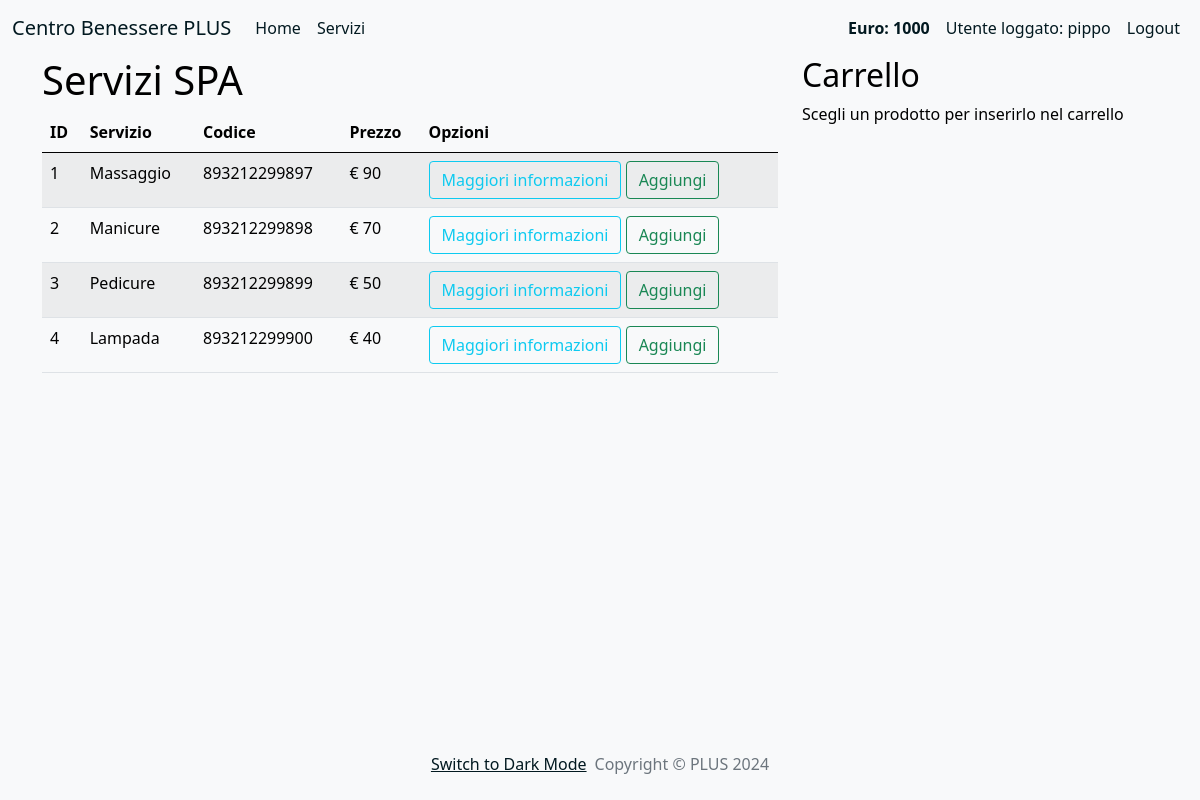
Screenshot of /market (signed in) with the database file from the repository.
### negozio/models.py (models this page shows, shortened)
class Utente(db.Model, UserMixin):
    __tablename__ = 'Utente'
    id = db.Column(db.Integer(), primary_key=True)
    username = db.Column(db.String(length=30), nullable=False, unique=True)
    email_address = db.Column(db.String(length=50), nullable=False, unique=True)
    password_hash = db.Column(db.String(length=60), nullable=False)
    budget = db.Column(db.Integer(), nullable=False, default=1000)
    @property
    def password(self):
        return self.password

class Prodotto(db.Model):
    __tablename__ = 'Prodotto'
    id = db.Column(db.Integer(), primary_key=True)
    servizio = db.Column(db.String(length=30), nullable=False, unique=True)
    codice = db.Column(db.String(length=12), nullable=False, unique=True)
    prezzo = db.Column(db.Integer(), nullable=False)
    descrizione = db.Column(db.String(length=1024), nullable=False, unique=True)

### negozio/routes.py (the view, shortened to what this page needs)
@app.route('/market', methods=['GET', 'POST'])
@login_required
def market():
    purchase_form = PurchaseItemForm()
    selling_form = SellItemForm()
    if request.method == "GET":
        items = Prodotto.query.all()
        query = db.session.query(Prodotto.id, Prodotto.servizio, Prodotto.codice, Prodotto.prezzo, Acquisto.qta) \
            .join(Acquisto, Acquisto.prodotto_id == Prodotto.id) \
            .join(Utente, Utente.id == Acquisto.utente_id) \
            .filter(Utente.id == current_user.id)
        owned_items = query.all()
        return render_template('market.html', items=items, purchase_form=purchase_form, owned_items=owned_items, selling_form=selling_form)

### negozio/models.py (called while the page is built)
@login_manager.user_loader
def load_user(user_id):
    return Utente.query.get(int(user_id))

### negozio/templates/market.html (shortened to what this page needs)
{% extends "home.html" %}
{% block content %}
<div class="container">
  <div class="row">
    <div class="col-8">
      <h1>Servizi SPA</h1>
      <table class="table table-striped table-hover">
        <thead>
          <tr>
            <th>ID</th>
            <th>Servizio</th>
            <th>Codice</th>
            <th>Prezzo</th>
            <th>Opzioni</th>
          </tr>
        </thead>
        <tbody>
          {% for item in items %}
          <tr>
            <td>{{ item.id }}</td>
            <td>{{ item.servizio }}</td>
            <td>{{ item.codice }}</td>
            <td>€ {{ item.prezzo }}</td>
            <td>
              <button type="button" class="btn btn-outline-info" data-bs-toggle="modal" data-bs-target="#Modal-MoreInfo-{{ item.id }}">Maggiori informazioni</button>
              <button type="button" class="btn btn-outline-success" data-bs-toggle="modal" data-bs-target="#Modal-PurchaseConfirm-{{ item.id }}">Aggiungi</button>
            </td>
          </tr>
          {% endfor %}
        </tbody>
      </table>
    </div>
    <div class="col-4">
      <h2>Carrello</h2>
      <p>Scegli un prodotto per inserirlo nel carrello</p>
      <br>
    </div>
  </div>
</div>
{% endblock content %}

### negozio/templates/_navmenu.html (shortened to what this page needs)
<nav class="navbar navbar-expand-lg navbar-light bg-light">
  <div class="container-fluid">
    <a class="navbar-brand" href="#">Centro Benessere PLUS</a>
    <div class="collapse navbar-collapse" id="navbarSupportedContent">
      <ul class="navbar-nav me-auto">
        <li class="nav-item">
          <a class="nav-link active" aria-current="page" href="{{ url_for('home') }}">Home</a>
        </li>
        <li class="nav-item">
          <a class="nav-link" href="{{ url_for('market') }}">Servizi</a>
        </li>
      </ul>
      {% if current_user.is_authenticated %}
      <ul class="navbar-nav">
        <li class="nav-item">
            <a class="nav-link" style="font-weight: bold">
                Euro: {{ current_user.budget }}
            </a>
        </li>
        <li class="nav-item">
            <a class="nav-link">Utente loggato: {{ current_user.username }}</a>
        </li>
        <li class="nav-item">
            <a class="nav-link" href="{{ url_for('logout') }}">Logout</a>
        </li>
    </ul>
      {% endif %}
    </div>
  </div>
</nav>

### rows the page displays
Utente: budget "1000", username "pippo"
Prodotto: id "1", servizio "Massaggio", codice "893212299897", prezzo "90"
Prodotto: id "2", servizio "Manicure", codice "893212299898", prezzo "70"
Prodotto: id "3", servizio "Pedicure", codice "893212299899", prezzo "50"
Prodotto: id "4", servizio "Lampada", codice "893212299900", prezzo "40"
